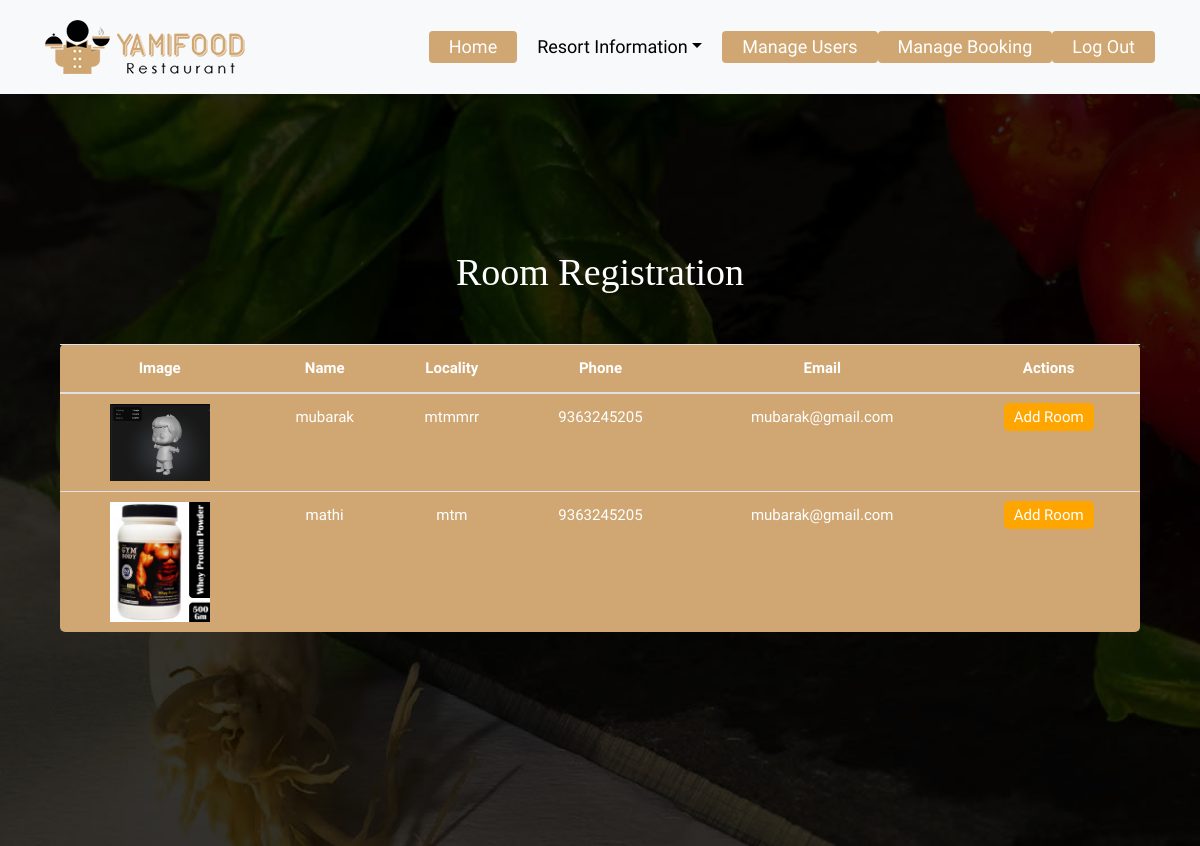
Page /add_room/ on the committed database.
### home/models.py (models this page shows, shortened)
class resort(models.Model):
    name=models.CharField(max_length=100,primary_key=True)
    locality=models.CharField(max_length=500)
    email=models.EmailField()
    phone=models.CharField(max_length=15)
    address=models.CharField(max_length=500)
    land_mark=models.CharField(max_length=100)
    parking_choices=[
        ('YES','YES'),
        ('NO','NO'),
    ]
    parking=models.CharField(max_length=100,choices=parking_choices)
    image=models.ImageField(upload_to='resort_images/')

### home/views.py (the view)
# urls.py: path('add_room/', views.add, name='add_room'),
def add(request):
    add_room = resort.objects.all()  # Fetch all users
    return render(request, 'add_room.html', {'add_room': add_room})

### templates/add_room.html (shortened to what this page needs)
{% load static %}
<!DOCTYPE html>
<html lang="en">
<head>
    <link rel="stylesheet" href="{% static 'css/bootstrap.min.css' %}">
    <link rel="stylesheet" href="{% static 'css/style.css' %}">
    <link rel="stylesheet" href="{% static 'css/custom.css' %}">
</head>
<body>
    <header class="top-navbar">
        <nav class="navbar navbar-expand-lg navbar-light bg-light">
            <div class="container">
                <a class="navbar-brand" href="index.html">
                    <img src="{% static 'images/logo.png' %}" alt="" />
                </a>
                <div class="collapse navbar-collapse" id="navbars-rs-food">
                    <ul class="navbar-nav ml-auto">
                        <li class="nav-item active"><a class="nav-link" href="{% url 'resort_reg'  %}">Home</a></li>
                        <li class="nav-item dropdown">
                            <a class="nav-link dropdown-toggle" href="#" id="dropdown-a" data-toggle="dropdown">Resort Information</a>
                        </li>
                        <li class="nav-item active"><a class="nav-link" href="{% url 'manage_users' %}">Manage Users</a></li>
                        <li class="nav-item active"><a class="nav-link" href="{% url 'manage_booking' %}">Manage Booking</a></li>
                        <li class="nav-item active"><a class="nav-link" href="{% url 'front' %}">Log Out</a></li>
                    </ul>
                </div>
            </div>
        </nav>
    </header>
    <div class="all-page-title page-breadcrumb">
        <div class="container text-center">
            <div class="row">
                <div class="col-lg-12">
                    <h1>Room Registration</h1>
                </div>
            </div>
    <div class="container py-5">
            <table class="table">
                <thead>
                    <tr>
                        <th>Image</th>
                        <th>Name</th>
                        <th>Locality</th>
                        <th>Phone</th>
                        <th>Email</th>
                        <th>Actions</th>
                    </tr>
                </thead>
                <tbody>
                    {% for resort in add_room %}
                    <tr>
                        <td><img src="{{ resort.image.url }}" alt="{{ resort.name }}" style="width: 100px; height: auto;"></td>
                        <td>{{ resort.name }}</td>
                        <td>{{ resort.locality }}</td>
                        <td>{{ resort.phone }}</td>
                        <td>{{ resort.email }}</td>
                        <td>
                            <a href="{% url 'room_reg' resort_name=resort.name %}" class="btn-orange">Add Room</a>
                        </td>
                    </tr>
                    {% endfor %}
                </tbody>
            </table>
        </div>
    </div>
</body>
</html>

### static/css/style.css (style rules this page uses)
body { font-size: 15px; font-family: 'Athiti', sans-serif; line-height: 1.80857; }
a { color: #1f1f1f; text-decoration: none !important; outline: none !important; -webkit-transition: all .3s ease-in-out; -moz-transition: all .3s ease-in-out; -ms-transition: all .3s ease-in-out; -o-transition: all .3s ease-in-out; transition: all .3s ease-in-out; }
h1, h2, h3, h4, h5, h6 { letter-spacing: 0; font-weight: normal; position: relative; padding: 0 0 10px 0; font-weight: normal; line-height: 120% !important; color: #1f1f1f; margin: 0 }
h1 { font-size: 24px }
a { color: #1f1f1f; text-decoration: none; outline: none; }
a, .btn { text-decoration: none !important; outline: none !important; -webkit-transition: all .3s ease-in-out; -moz-transition: all .3s ease-in-out; -ms-transition: all .3s ease-in-out; -o-transition: all .3s ease-in-out; transition: all .3s ease-in-out; }
ul, li, ol { list-style: none; margin: 0px; padding: 0px; }
.top-navbar { position: relative; z-index: 10; }
.top-navbar .navbar { padding: 15px 0px; position: fixed; width: 100%; transition: height .3s ease-out, background .3s ease-out, box-shadow .3s ease-out; -webkit-transform: translate3d(0, 0, 0); transform: translate3d(0, 0, 0); z-index: 100; }
.top-navbar .navbar-light .navbar-nav .nav-link { color: #010101; font-size: 18px; padding: 0px 20px; border-radius: 4px; }
.top-navbar .navbar-light .navbar-nav .nav-item.active .nav-link { background: #d0a772; color: #ffffff; border-radius: 4px; }
.page-breadcrumb { padding: 250px 0 150px; background: url(../images/all-bg.jpg) no-repeat; background-attachment: fixed; background-size: cover; background-position: 0 0; position: relative; }
.all-page-title .container { position: relative; z-index: 2; }
.all-page-title::before { background: #010101; content: ""; height: 100%; left: 0; position: absolute; top: 0; width: 100%; z-index: 1; opacity: 0.8; }
.all-page-title h1 { font-size: 38px; color: #ffffff; font-family: 'Arbutus Slab', serif; padding: 0px; }

### templates/add_room.html (style rules this page uses)
.table { background-color: #d0a772; border-radius: 5px; padding: 10px; }
.table th, .table td { text-align: center; padding: 10px; color: white; }
.btn-orange { background-color: #FFA500; border: none; color: white; padding: 5px 10px; border-radius: 5px; cursor: pointer; }

### rows in the picture
resort: image (picture), name "mubarak", locality "mtmmrr", phone "9363245205", email "mubarak@gmail.com"
resort: image (picture), name "mathi", locality "mtm", phone "9363245205", email "mubarak@gmail.com"
